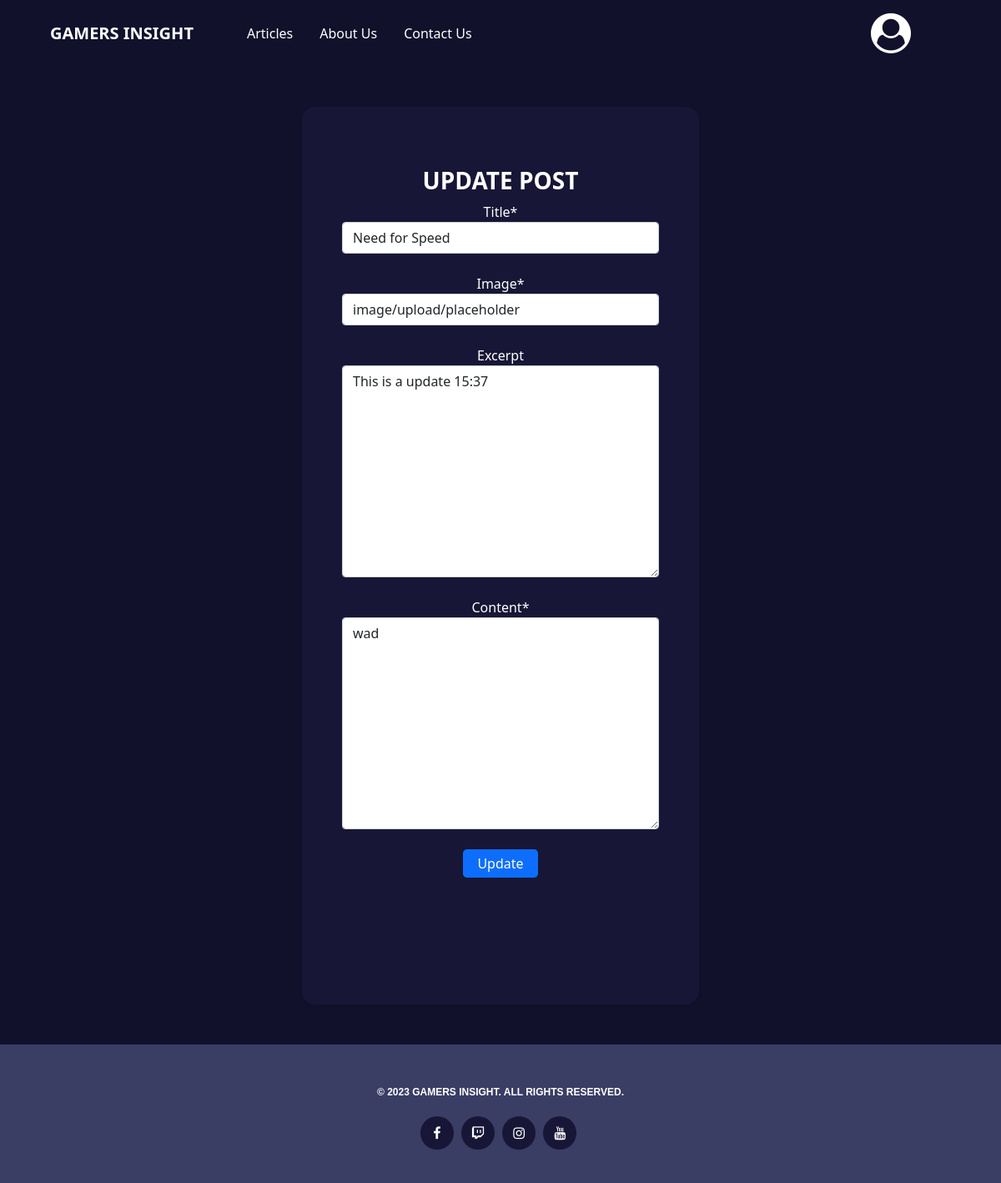
Page /post_update/need-for-speed (signed in) on the committed database.
### blog/models.py (models this page shows, shortened)
class Post(models.Model):
    content = models.TextField()
    excerpt = models.TextField(blank=True)
    updated_on = models.DateTimeField(auto_now=True)
    created_on = models.DateTimeField(auto_now_add=True)
    slug = models.SlugField(max_length=200, unique=True)
    title = models.CharField(max_length=200, unique=True)
    status = models.IntegerField(choices=STATUS, default=1)
    featured_image = CloudinaryField('image', default='placeholder')
    likes = models.ManyToManyField(User, related_name='blog_likes', blank=True)
    author = models.ForeignKey(User, on_delete=models.CASCADE, related_name="blog_posts")
    category = models.CharField(max_length=200, default='Unspecified')
    class Meta:
        ordering = ['-created_on']

### blog/views.py (the view)
# urls.py: path('post_update/<slug:slug>', views.PostUpdateView.as_view(), name='post_update'),
class PostUpdateView(UpdateView):
    model = Post
    template_name = 'post_update.html'
    fields = ['title', 'featured_image', 'excerpt', 'content']

### templates/post_update.html (shortened to what this page needs)
{% extends 'base.html' %}
{% load crispy_forms_tags %}
{% block content %}
{% if user.is_authenticated %}
<section>
    <div class="container py-5 h-100">
        <div class="row d-flex justify-content-center align-items-center h-100">
            <div class="col-8 col-md-8 col-lg-8 mx-auto" style="max-width: 500px;">
                <div class="card bg-clr-dom-light text-white shadow-sm" style="border-radius: 1rem;">
                    <div class="card-body p-5 text-center">
                        <div class="mb-md-2 mt-md-4 pb-5">
                            <h3 class="fw-bold mb-2 text-uppercase">Update Post</h3>
                            <form method="post" enctype="multipart/form-data">
                                <div class="form-row mb-4">
                                    {{ form.title|as_crispy_field }}
                                </div>
                                <div class="form-row mb-4">
                                    {{ form.featured_image|as_crispy_field }}
                                </div>
                                <div class="form-row mb-4">
                                    {{ form.excerpt|as_crispy_field }}
                                </div>
                                <div class="form-row mb-4">
                                    {{ form.content|as_crispy_field }}
                                </div>
                                <button class="btn btn-signup right px-3 py-1 rounded-3 bg-primary mb-5">Update</button>
                            </form>
                        </div>
                    </div>
                </div>
            </div>
        </div>
</section>
{% endif %}
{% endblock %}

### static/css/style.css (style rules this page uses)
* { text-decoration: none !important; }
.bg-clr-dom { background-color: #12112c !important; }
.bg-clr-dom-light { background-color: #181636 !important; }
body { background-blend-mode: multiply; background-position: center; background-size: cover; background-repeat: no-repeat; }
.card { border: none; background-color: transparent; }
.btn-signup { background-color: #23BBBB; color: #fff; }

### rows in the picture
Post: title "Need for Speed", featured_image "image/upload/placeholder", excerpt "This is a update 15:37", content "wad"
